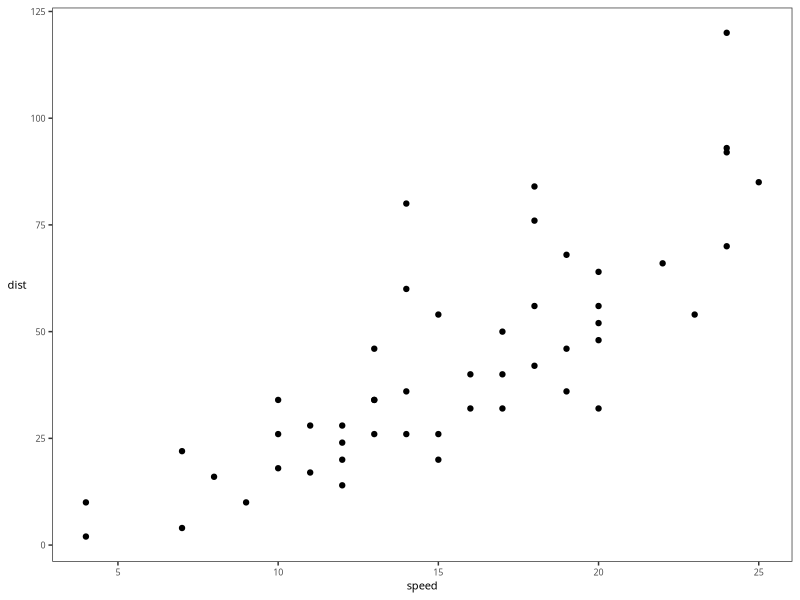

Write the R code that produced this figure.
## ---- chunk 1
library(tidyverse)

# To solve some conflicts between packages
select <- dplyr::select

# knitr settings
knitr::opts_chunk$set(
  fig.width=7, fig.height=5, fig.retina=3,
  out.width = "60%", fig.align = "center",
  cache = FALSE,
  echo = FALSE,
  message = FALSE, 
  warning = FALSE,
  hiline = TRUE
)
knitr::opts_knit$set(root.dir = here::here())

# dplyr and ggplot settings
options(dplyr.summarise.inform = FALSE)
theme_set(theme_bw())
theme_update(
  text = element_text(family = "Fira Sans", size=8),
  axis.title.y = element_text(angle=0, vjust=0.5, hjust = 0),
  panel.grid = element_blank(),
  strip.background = element_blank()
  )
## ---- chunk 2
cars |>
  ggplot(aes(x = speed, y = dist)) +
  geom_point()
